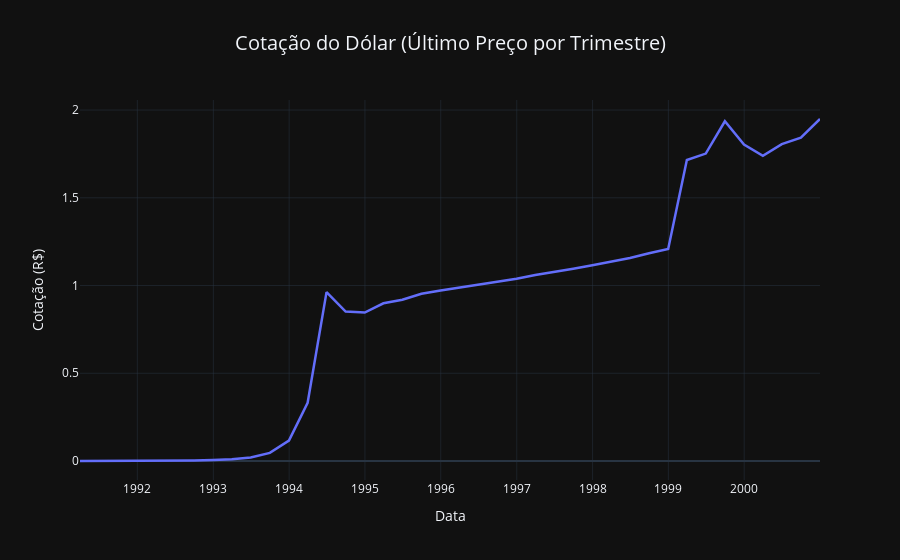

The notebook cell saved with this chart:
### Code cell
df_q = df_dol.resample("Q").last()

fig = px.line(
    df_q, 
    y="Último", 
    title="Cotação do Dólar (Último Preço por Trimestre)", 
    labels={"index": "Data", "Último": "Cotação (R$)"},
)

# Melhorando o layout
fig.update_traces(line=dict(width=2.5), marker=dict(size=6))
fig.update_layout(
    template="plotly_dark",
    title=dict(x=0.5, font=dict(size=20)),
    xaxis=dict(showgrid=True, gridwidth=0.5),
    yaxis=dict(showgrid=True, gridwidth=0.5),
    hovermode="x unified"
)

fig.show()

### Figure 1 — Plotly figure (JSON) as saved in the notebook; plotly's stock layout.template omitted (floating-point values rounded to 4 significant figures)
{"data": [{"hovertemplate": "Data=%{x}<br>Cotação (R$)=%{y}<extra></extra>", "legendgroup": "", "line": {"color": "#636efa", "dash": "solid", "width": 2.5}, "marker": {"size": 6, "symbol": "circle"}, "mode": "lines", "name": "", "orientation": "v", "showlegend": false, "type": "scatter", "x": ["1991-03-31T00:00:00", "1991-06-30T00:00:00", "1991-09-30T00:00:00", "1991-12-31T00:00:00", "1992-03-31T00:00:00", "1992-06-30T00:00:00", "1992-09-30T00:00:00", "1992-12-31T00:00:00", "1993-03-31T00:00:00", "1993-06-30T00:00:00", "1993-09-30T00:00:00", "1993-12-31T00:00:00", "1994-03-31T00:00:00", "1994-06-30T00:00:00", "1994-09-30T00:00:00", "1994-12-31T00:00:00", "1995-03-31T00:00:00", "1995-06-30T00:00:00", "1995-09-30T00:00:00", "1995-12-31T00:00:00", "1996-03-31T00:00:00", "1996-06-30T00:00:00", "1996-09-30T00:00:00", "1996-12-31T00:00:00", "1997-03-31T00:00:00", "1997-06-30T00:00:00", "1997-09-30T00:00:00", "1997-12-31T00:00:00", "1998-03-31T00:00:00", "1998-06-30T00:00:00", "1998-09-30T00:00:00", "1998-12-31T00:00:00", "1999-03-31T00:00:00", "1999-06-30T00:00:00", "1999-09-30T00:00:00", "1999-12-31T00:00:00", "2000-03-31T00:00:00", "2000-06-30T00:00:00", "2000-09-30T00:00:00", "2000-12-31T00:00:00"], "xaxis": "x", "y": [0.0001, 0.0001, 0.0002, 0.0004, 0.0007, 0.0013, 0.0025, 0.0052, 0.01, 0.0198, 0.0466, 0.1167, 0.3321, 0.9625, 0.852, 0.846, 0.899, 0.919, 0.9529, 0.9717, 0.9876, 1.004, 1.021, 1.039, 1.06, 1.076, 1.096, 1.116, 1.137, 1.157, 1.184, 1.208, 1.715, 1.752, 1.936, 1.804, 1.739, 1.806, 1.843, 1.949], "yaxis": "y"}], "layout": {"hovermode": "x unified", "legend": {"tracegroupgap": 0}, "title": {"font": {"size": 20}, "text": "Cotação do Dólar (Último Preço por Trimestre)", "x": 0.5}, "xaxis": {"anchor": "y", "domain": [0, 1], "gridwidth": 0.5, "showgrid": true, "title": {"text": "Data"}}, "yaxis": {"anchor": "x", "domain": [0, 1], "gridwidth": 0.5, "showgrid": true, "title": {"text": "Cotação (R$)"}}}}
